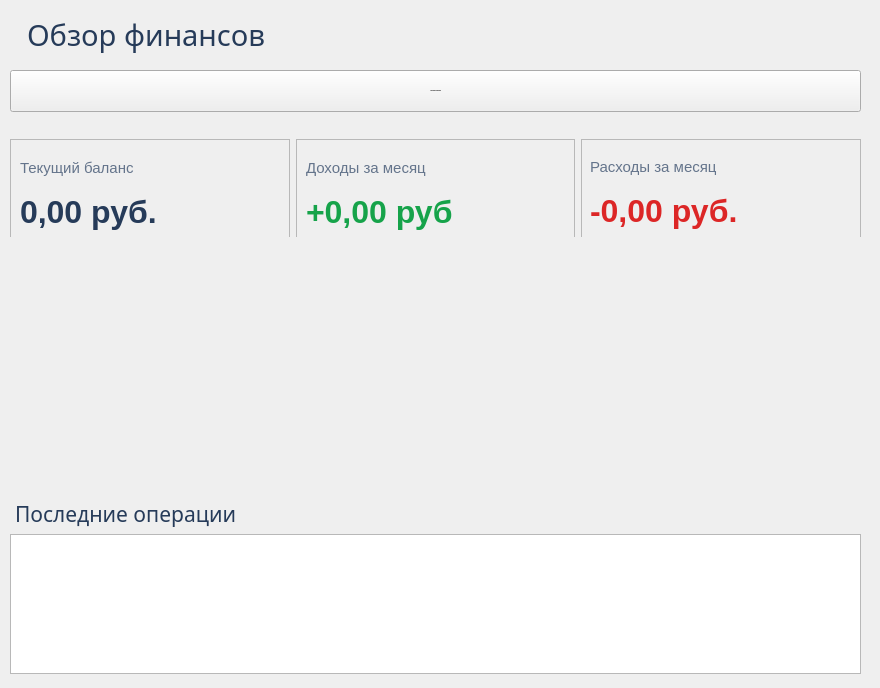
           <widget class="QWidget" name="page">
            <widget class="QWidget" name="layoutWidget">
             <property name="geometry">
              <rect>
               <x>0</x>
               <y>0</y>
               <width>871</width>
               <height>679</height>
              </rect>
             </property>
             <layout class="QVBoxLayout" name="verticalLayout_7">
              <property name="spacing">
               <number>5</number>
              </property>
              <property name="leftMargin">
               <number>10</number>
              </property>
              <property name="topMargin">
               <number>5</number>
              </property>
              <property name="rightMargin">
               <number>10</number>
              </property>
              <property name="bottomMargin">
               <number>5</number>
              </property>
              <item>
               <widget class="QLabel" name="lblPageTitle">
                <property name="font">
                 <font>
                  <family>Gill Sans MT</family>
                  <pointsize>22</pointsize>
                  <bold>false</bold>
                 </font>
                </property>
                <property name="styleSheet">
                 <string notr="true">color: #263B59;
padding: 10px;</string>
                </property>
                <property name="text">
                 <string>Обзор финансов</string>
                </property>
               </widget>
              </item>
              <item>
               <widget class="QPushButton" name="btnAddTransaction">
                <property name="minimumSize">
                 <size>
                  <width>220</width>
                  <height>42</height>
                 </size>
                </property>
                <property name="font">
                 <font>
                  <pointsize>-1</pointsize>
                  <bold>true</bold>
                 </font>
                </property>
                <property name="text">
                 <string>+ Добавить операцию</string>
                </property>
               </widget>
              </item>
              <item>
               <widget class="QWidget" name="statsContainer" native="true">
                <property name="minimumSize">
                 <size>
                  <width>140</width>
                  <height>120</height>
                 </size>
                </property>
                <widget class="QWidget" name="horizontalLayoutWidget_2">
                 <property name="geometry">
                  <rect>
                   <x>0</x>
                   <y>21</y>
                   <width>851</width>
                   <height>101</height>
                  </rect>
                 </property>
                 <layout class="QHBoxLayout" name="horizontalLayout_3">
                  <item>
                   <widget class="QFrame" name="cardBalance">
                    <property name="minimumSize">
                     <size>
                      <width>140</width>
                      <height>99</height>
                     </size>
                    </property>
                    <property name="maximumSize">
                     <size>
                      <width>16777215</width>
                      <height>99</height>
                     </size>
                    </property>
                    <property name="frameShape">
                     <enum>QFrame::Shape::StyledPanel</enum>
                    </property>
                    <property name="frameShadow">
                     <enum>QFrame::Shadow::Raised</enum>
                    </property>
                    <widget class="QWidget" name="verticalLayoutWidget_3">
                     <property name="geometry">
                      <rect>
                       <x>10</x>
                       <y>10</y>
                       <width>211</width>
                       <height>81</height>
                      </rect>
                     </property>
                     <layout class="QVBoxLayout" name="verticalLayout_3">
                      <item>
                       <widget class="QLabel" name="lblBalanceTitle">
                        <property name="font">
                         <font>
                          <pointsize>11</pointsize>
                         </font>
                        </property>
                        <property name="styleSheet">
                         <string notr="true">color: #64748B</string>
                        </property>
                        <property name="text">
                         <string>Текущий баланс</string>
                        </property>
                       </widget>
                      </item>
                      <item>
                       <widget class="QLabel" name="lblBalanceValue">
                        <property name="font">
                         <font>
                          <pointsize>24</pointsize>
                          <bold>true</bold>
                         </font>
                        </property>
                        <property name="styleSheet">
                         <string notr="true">color: #263B59;</string>
                        </property>
                        <property name="text">
                         <string>0,00 руб.</string>
                        </property>
                       </widget>
                      </item>
                     </layout>
                    </widget>
                   </widget>
                  </item>
                  <item>
                   <widget class="QFrame" name="cardIncome">
                    <property name="minimumSize">
                     <size>
                      <width>140</width>
                      <height>99</height>
                     </size>
                    </property>
                    <property name="maximumSize">
                     <size>
                      <width>16777215</width>
                      <height>99</height>
                     </size>
                    </property>
                    <property name="frameShape">
                     <enum>QFrame::Shape::StyledPanel</enum>
                    </property>
                    <property name="frameShadow">
                     <enum>QFrame::Shadow::Raised</enum>
                    </property>
                    <widget class="QWidget" name="verticalLayoutWidget_4">
                     <property name="geometry">
                      <rect>
                       <x>10</x>
                       <y>10</y>
                       <width>211</width>
                       <height>81</height>
                      </rect>
                     </property>
                     <layout class="QVBoxLayout" name="verticalLayout_4">
                      <item>
                       <widget class="QLabel" name="lblIncomeTitle">
                        <property name="font">
                         <font>
                          <pointsize>11</pointsize>
                         </font>
                        </property>
                        <property name="styleSheet">
                         <string notr="true">color: #64748B;</string>
                        </property>
                        <property name="text">
                         <string>Доходы за месяц</string>
                        </property>
                       </widget>
                      </item>
                      <item>
                       <widget class="QLabel" name="lblIncomeValue">
                        <property name="font">
                         <font>
                          <pointsize>24</pointsize>
                          <bold>true</bold>
                         </font>
                        </property>
                        <property name="styleSheet">
                         <string notr="true">color: #16A34A;</string>
                        </property>
                        <property name="text">
                         <string>+0,00 руб</string>
                        </property>
                       </widget>
                      </item>
                     </layout>
                    </widget>
                   </widget>
                  </item>
                  <item>
                   <widget class="QFrame" name="cardExpense">
                    <property name="maximumSize">
                     <size>
                      <width>16777215</width>
                      <height>99</height>
                     </size>
                    </property>
                    <property name="frameShape">
                     <enum>QFrame::Shape::StyledPanel</enum>
                    </property>
                    <property name="frameShadow">
                     <enum>QFrame::Shadow::Raised</enum>
                    </property>
                    <widget class="QWidget" name="verticalLayoutWidget_5">
                     <property name="geometry">
                      <rect>
                       <x>9</x>
                       <y>9</y>
                       <width>211</width>
                       <height>81</height>
                      </rect>
                     </property>
                     <layout class="QVBoxLayout" name="verticalLayout_5">
                      <item>
                       <widget class="QLabel" name="lblExpenseTitle">
                        <property name="font">
                         <font>
                          <pointsize>11</pointsize>
                         </font>
                        </property>
                        <property name="styleSheet">
                         <string notr="true">color: #64748B;</string>
                        </property>
                        <property name="text">
                         <string>Расходы за месяц</string>
                        </property>
                       </widget>
                      </item>
                      <item>
                       <widget class="QLabel" name="lblExpenseValue">
                        <property name="font">
                         <font>
                          <pointsize>24</pointsize>
                          <bold>true</bold>
                         </font>
                        </property>
                        <property name="styleSheet">
                         <string notr="true">color: #DC2626;</string>
                        </property>
                        <property name="text">
                         <string>-0,00 руб.</string>
                        </property>
                       </widget>
                      </item>
                     </layout>
                    </widget>
                   </widget>
                  </item>
                 </layout>
                </widget>
               </widget>
              </item>
              <item>
               <widget class="QWidget" name="dashboardTrendChartWidget" native="true">
                <property name="minimumSize">
                 <size>
                  <width>0</width>
                  <height>250</height>
                 </size>
                </property>
                <property name="maximumSize">
                 <size>
                  <width>16777215</width>
                  <height>250</height>
                 </size>
                </property>
               </widget>
              </item>
              <item>
               <widget class="QLabel" name="lblRecentTitle">
                <property name="font">
                 <font>
                  <family>Gill Sans MT</family>
                  <pointsize>16</pointsize>
                  <bold>false</bold>
                 </font>
                </property>
                <property name="styleSheet">
                 <string notr="true">color: #263B59;
padding-top: 10px;</string>
                </property>
                <property name="text">
                 <string>Последние операции</string>
                </property>
               </widget>
              </item>
              <item>
               <widget class="QTableView" name="tableRecentTransactions">
                <property name="minimumSize">
                 <size>
                  <width>0</width>
                  <height>140</height>
                 </size>
                </property>
                <property name="maximumSize">
                 <size>
                  <width>16777215</width>
                  <height>180</height>
                 </size>
                </property>
                <property name="editTriggers">
                 <set>QAbstractItemView::EditTrigger::NoEditTriggers</set>
                </property>
                <property name="alternatingRowColors">
                 <bool>true</bool>
                </property>
                <property name="selectionBehavior">
                 <enum>QAbstractItemView::SelectionBehavior::SelectRows</enum>
                </property>
               </widget>
              </item>
             </layout>
            </widget>
           </widget>
